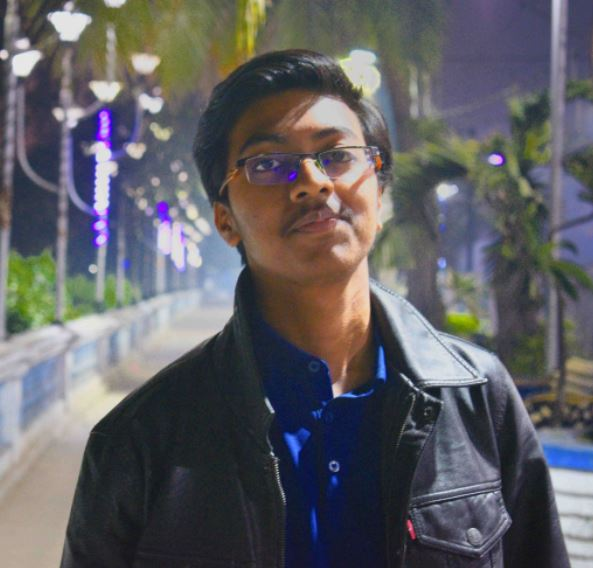
#> input picture images/pfp.JPG, 593 x 568 px, found by its file name
$ python grab.py
#> lines starting #> are read from the running program, lines starting #| are printed output that depends on the picture
import cv2
import numpy as np
from matplotlib import pyplot as plt
face_cascade = cv2.CascadeClassifier('haarcascade_frontalface_default.xml')
image_bgr = cv2.imread('images/pfp.jpg')
#> image_bgr is the input picture: shape (568, 593, 3); mean B, G, R 99.1, 95.1, 95.9
image_rgb = cv2.cvtColor(image_bgr, cv2.COLOR_BGR2RGB)

sp = image_rgb.shape
#> sp = (568, 593, 3)
print(sp)
#| (568, 593, 3)
if (max(sp) > 800):
    image_rgb = cv2.resize(image_rgb, (0, 0), fx=0.5, fy=0.5)
gray = cv2.cvtColor(image_rgb, cv2.COLOR_BGR2GRAY)
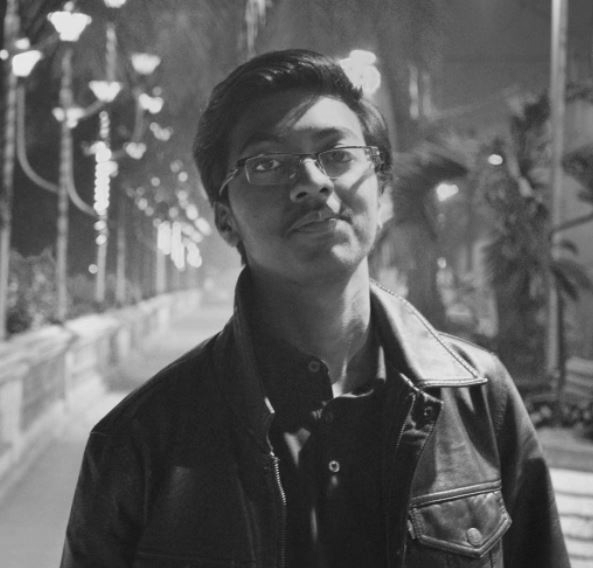
#> gray: shape (568, 593); min 16, max 239, mean 96.4

faces = face_cascade.detectMultiScale(gray, 1.3, 5)
#> faces = [[216, 82, 183, 183]]
print(faces)
#| [[216  82 183 183]]
x = faces[0][0]
#> x = 216
y = faces[0][1]
#> y = 82
w = faces[0][2]
#> w = 183
h = faces[0][3]
#> h = 183
x1 = x + w
#> x1 = 399
y1 = y + h
#> y1 = 265
print(x, y, x1, y1)
#| 216 82 399 265
h_upper = int((h * 50) / 100)
#> h_upper = 91
h_lower = int((h*25) / 100)
#> h_lower = 45
w = int((w*10) / 100)
#> w = 18
x -= w
#> x = 198
y = y - h_upper
#> y = -9
x1 = x1 + w
#> x1 = 417
y1 = y1 + h_lower
#> y1 = 310
print(x, y, x1, y1)
#| 198 -9 417 310


rectangle = (x, y, x1, y1)
#> rectangle = (198, -9, 417, 310)
# 600, 550, 1150, 2000
mask = np.zeros(image_rgb.shape[:2], np.uint8)

bgdModel = np.zeros((1, 65), np.float64)
fgdModel = np.zeros((1, 65), np.float64)

cv2.grabCut(image_rgb, mask, rectangle, bgdModel, fgdModel, 5, cv2.GC_INIT_WITH_RECT)

mask_2 = np.where((mask == 2) | (mask == 0), 0, 1).astype('uint8')

image_rgd_nobg = image_rgb * mask_2[:, :, np.newaxis]
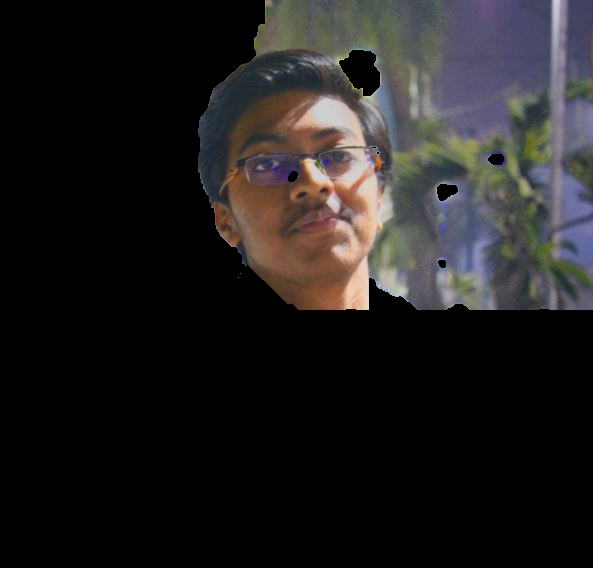
#> image_rgd_nobg: shape (568, 593, 3); mean R, G, B 33, 31, 31.1

plt.imshow(image_rgd_nobg), plt.axis('off')
plt.show()

$ run again, with images/Priyasi Mandal (passport photo).jpg copied over images/pfp.JPG
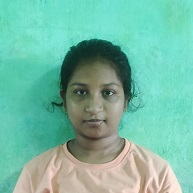
#> input picture images/Priyasi Mandal (passport photo).jpg, 193 x 193 px, found by its file name
#> image_bgr is the input picture: shape (193, 193, 3); mean B, G, R 164.3, 185.6, 118.5
#| (193, 193, 3)
#> `gray = cv2.cvtColor(image_rgb, cv2.COLOR_BGR2GRAY)`:
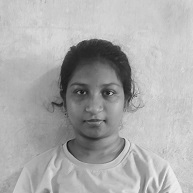
#> gray: shape (193, 193); min 17, max 242, mean 171.6
#> faces = [[54, 63, 81, 81]]
#| [[54 63 81 81]]
#> `x = faces[0][0]`: x = 54
#> `y = faces[0][1]`: y = 63
#> `w = faces[0][2]`: w = 81
#> `x1 = x + w`: x1 = 135
#> `y1 = y + h`: y1 = 144
#| 54 63 135 144
#> h_upper = 40
#> h_lower = 20
#> `w = int((w*10) / 100)`: w = 8
#> `x -= w`: x = 46
#> `y = y - h_upper`: y = 23
#> `x1 = x1 + w`: x1 = 143
#> `y1 = y1 + h_lower`: y1 = 164
#| 46 23 143 164
#> rectangle = (46, 23, 143, 164)
#> `image_rgd_nobg = image_rgb * mask_2[:, :, np.newaxis]`:
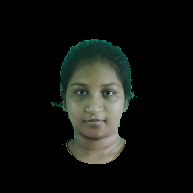
#> image_rgd_nobg: shape (193, 193, 3); mean R, G, B 17.7, 19.9, 16.6

$ run again, with images/adrian.jpg copied over images/pfp.JPG
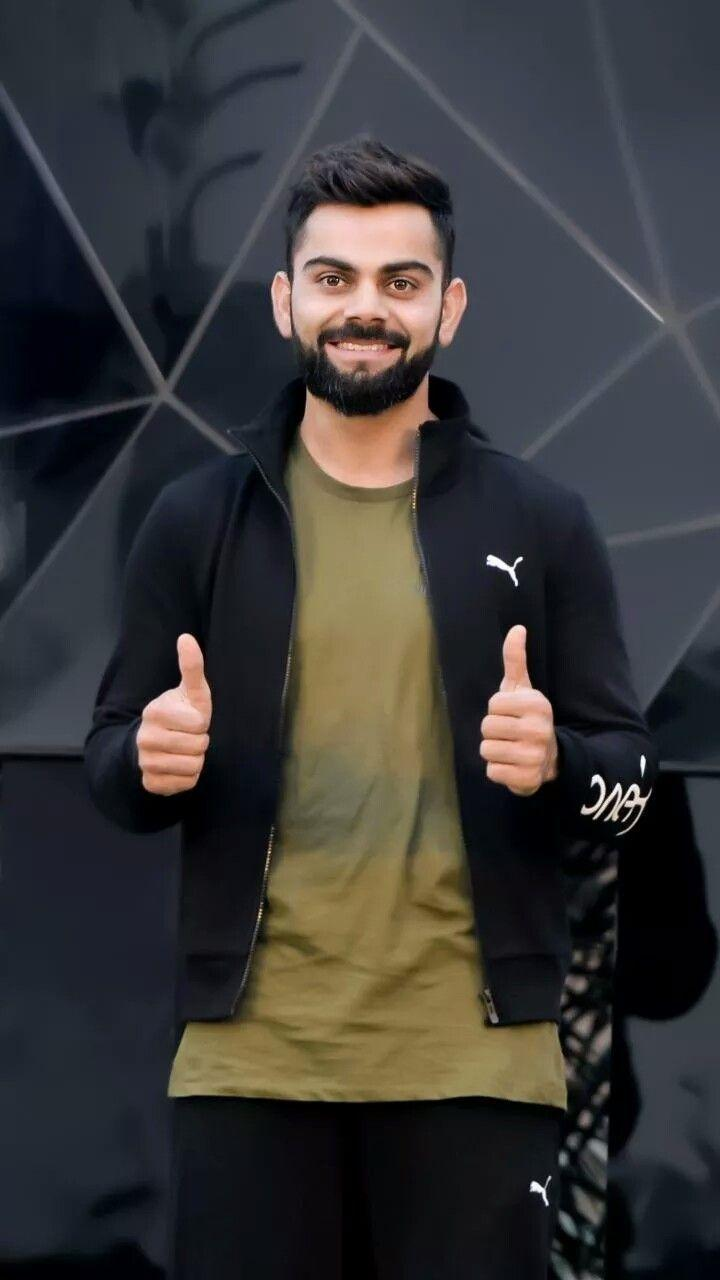
#> input picture images/adrian.jpg, 720 x 1280 px, found by its file name
#> image_bgr is the input picture: shape (1280, 720, 3); mean B, G, R 55.9, 55.9, 57.1
#| (1280, 720, 3)
#> `gray = cv2.cvtColor(image_rgb, cv2.COLOR_BGR2GRAY)`:
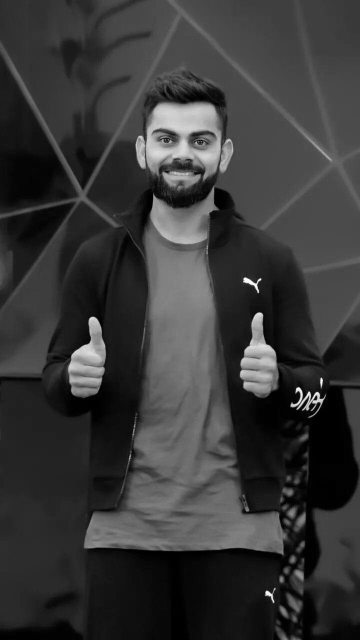
#> gray: shape (640, 360); min 0, max 253, mean 56.2
#> faces = [[135, 102, 97, 97]]
#| [[135 102  97  97]]
#> `x = faces[0][0]`: x = 135
#> `y = faces[0][1]`: y = 102
#> `w = faces[0][2]`: w = 97
#> `x1 = x + w`: x1 = 232
#> `y1 = y + h`: y1 = 199
#| 135 102 232 199
#> h_upper = 48
#> h_lower = 24
#> `w = int((w*10) / 100)`: w = 9
#> `x -= w`: x = 126
#> `y = y - h_upper`: y = 54
#> `x1 = x1 + w`: x1 = 241
#> `y1 = y1 + h_lower`: y1 = 223
#| 126 54 241 223
#> rectangle = (126, 54, 241, 223)
#> `image_rgd_nobg = image_rgb * mask_2[:, :, np.newaxis]`:
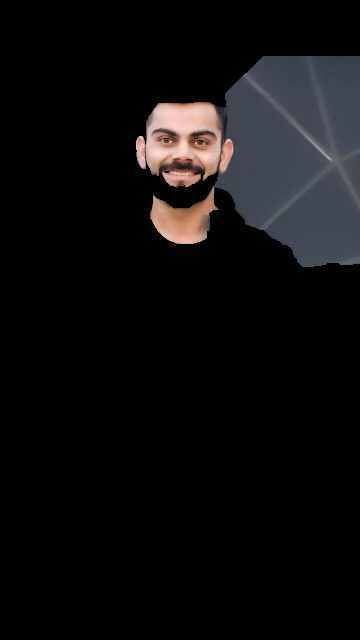
#> image_rgd_nobg: shape (640, 360, 3); mean R, G, B 14.2, 13.2, 13.9
